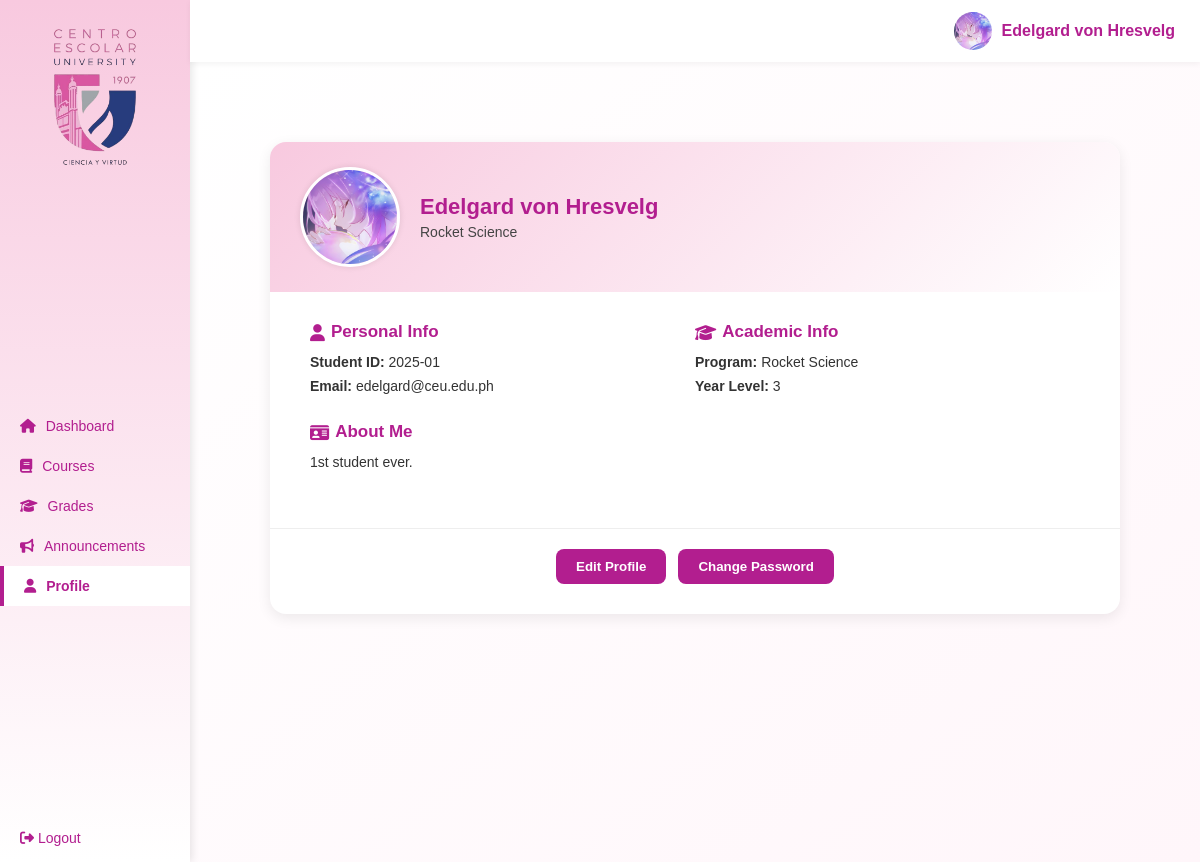
/StudentView/profile_st.php (signed in), run on the app's committed database.
### tables this page shows
CREATE TABLE `student_info` (
  `id` int NOT NULL,
  `user_id` int NOT NULL,
  `student_id` varchar(20) NOT NULL,
  `program` varchar(100) DEFAULT NULL,
  `year_level` int DEFAULT NULL
);

CREATE TABLE `users` (
  `user_id` int NOT NULL,
  `username` varchar(50) NOT NULL,
  `password` varchar(255) NOT NULL,
  `full_name` varchar(100) DEFAULT NULL,
  `email` varchar(100) DEFAULT NULL,
  `role` enum('student','teacher','admin') DEFAULT 'student',
  `profile_pic` varchar(255) DEFAULT NULL,
  `created_at` datetime DEFAULT CURRENT_TIMESTAMP,
  `updated_at` datetime DEFAULT CURRENT_TIMESTAMP ON UPDATE CURRENT_TIMESTAMP,
  `about_me` text
);

### StudentView/profile_st.php (the view, shortened to what this page needs)
<?php
include("../config/db_connect.php");
$user_id = $_SESSION['user_id'];
$stmt = $conn->prepare("
  SELECT
    u.user_id,
    u.full_name,
    u.email,
    u.profile_pic,
    u.about_me,
    s.student_id,
    s.program,
    s.year_level
  FROM users u
  LEFT JOIN student_info s ON u.user_id = s.user_id
  WHERE u.user_id = ?
");
$stmt->bind_param("i", $user_id);
$stmt->execute();
$res = $stmt->get_result();
$user = $res->fetch_assoc();
$full_name   = $user['full_name']      ?? '';
$email       = $user['email']          ?? '';
$profile_pic = $user['profile_pic']    ?? '';
$about_me    = $user['about_me']       ?? '';
$student_id  = $user['student_id']     ?? '';
$program     = $user['program']        ?? '';
$year_level  = $user['year_level']     ?? '';
$avatar = (!empty($profile_pic))
    ? '../uploads/' . htmlspecialchars($profile_pic)
    : 'images/blank_pic.png';
?>
<!DOCTYPE html>
<html lang="en">
<head>
  <link rel="stylesheet" href="CSS/format.css">
  <link rel="stylesheet" href="https://cdnjs.cloudflare.com/ajax/libs/font-awesome/6.5.0/css/all.min.css">
</head>
<body>
<div class="portal-layout">
<?php include('sidebar_st.php'); ?>
<main class="main-content">
<header class="topbar">
  <div class="profile-section">
    <img src="<?php echo $avatar; ?>" class="avatar">
    <span class="profile-name"><?php echo htmlspecialchars($full_name); ?></span>
  </div>
</header>
<section class="dashboard-body">
<section class="profile-wrapper">
  <div class="profile-banner">
    <img src="<?php echo $avatar; ?>" class="profile-avatar">
    <div class="profile-basic">
      <h2><?php echo htmlspecialchars($full_name); ?></h2>
      <p><?php echo htmlspecialchars($program ?: ''); ?></p>
    </div>
  </div>
  <div class="profile-details">
    <div class="profile-column">
      <h3><i class="fa-solid fa-user"></i> Personal Info</h3>
      <p><strong>Student ID:</strong> <?php echo htmlspecialchars($student_id); ?></p>
      <p><strong>Email:</strong> <?php echo htmlspecialchars($email); ?></p>
    </div>
    <div class="profile-column">
      <h3><i class="fa-solid fa-graduation-cap"></i> Academic Info</h3>
      <p><strong>Program:</strong> <?php echo htmlspecialchars($program); ?></p>
      <p><strong>Year Level:</strong> <?php echo htmlspecialchars($year_level); ?></p>
    </div>
    <div class="profile-column">
      <h3><i class="fa-solid fa-id-card"></i> About Me</h3>
      <p>
        <?php
          if (trim($about_me) === '') {
            echo "No description added yet.";
          } else {
            echo nl2br(htmlspecialchars($about_me));
          }
        ?>
      </p>
    </div>
  </div>
  <div class="profile-actions">
    <button class="edit-btn" onclick="openEditProfile()">Edit Profile</button>
    <button class="change-btn" onclick="openChangePassword()">Change Password</button>
  </div>
</section>
</section>
</main>
</div>
</body>
</html>

### StudentView/CSS/format.css (style rules this page uses)
* { box-sizing: border-box; margin: 0; padding: 0; font-family: Arial, sans-serif; }
html, body { height: 100%; background-color: #fff; }
.portal-layout { display: flex; min-height: 100vh; }
.main-content { margin-left: 190px; width: calc(100% - 190px); display: flex; flex-direction: column; }
.topbar { background: #fff; display: flex; justify-content: space-between; align-items: center; padding: 12px 25px; box-shadow: 0 2px 6px rgba(0, 0, 0, 0.05); position: sticky; top: 0; z-index: 10; }
.profile-section { display: flex; align-items: center; gap: 10px; }
.avatar { width: 38px; height: 38px; border-radius: 50%; object-fit: cover; }
.profile-name { color: #b21e8f; font-weight: bold; }
.dashboard-body { padding: 40px 60px; background: linear-gradient(to bottom right, #fff, #fff6fa); min-height: 100vh; }
.profile-wrapper { background: #fff; border-radius: 16px; box-shadow: 0 4px 14px rgba(0, 0, 0, 0.08); overflow: hidden; max-width: 850px; margin: 40px auto; }
.profile-banner { display: flex; align-items: center; gap: 20px; background: linear-gradient(135deg, #f8c9df, #ffffff); padding: 25px 30px; }
.profile-avatar { width: 100px; height: 100px; border-radius: 50%; border: 3px solid #fff; box-shadow: 0 0 6px rgba(0,0,0,0.1); object-fit: cover; }
.profile-basic h2 { color: #b21e8f; font-size: 22px; margin-bottom: 4px; }
.profile-basic p { color: #444; font-size: 14px; }
.profile-details { display: flex; justify-content: space-between; padding: 30px 40px; flex-wrap: wrap; }
.profile-column { flex: 1 1 320px; margin-bottom: 20px; }
.profile-column h3 { color: #b21e8f; font-size: 17px; margin-bottom: 12px; display: flex; align-items: center; gap: 6px; }
.profile-column p { font-size: 14px; color: #333; margin-bottom: 8px; }
.profile-actions { display: flex; justify-content: center; gap: 12px; padding: 20px 0 30px; border-top: 1px solid #eee; }
.edit-btn, .change-btn { background-color: #b21e8f; color: #fff; border: none; border-radius: 8px; padding: 10px 20px; cursor: pointer; font-weight: bold; transition: background-color 0.2s ease; }

### data on the page
student_info: user.profile_pic (picture), user.full_name "Edelgard von Hresvelg", program "Rocket Science", student "2025-01", user.email "edelgard@ceu.edu.ph", year_level "3", user.about_me "1st student ever."
